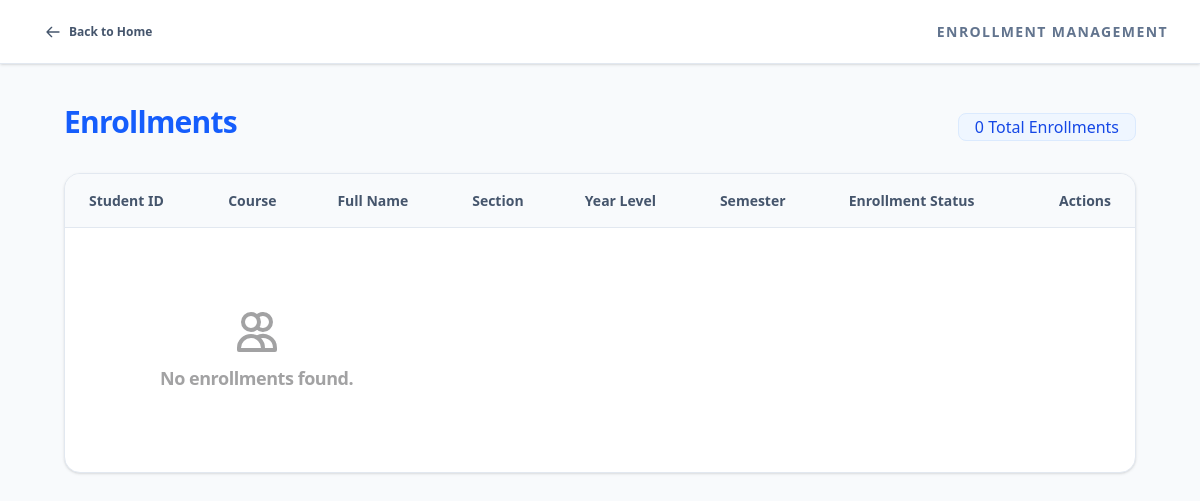
/public/registrar/manage_enrollments.php, run on an earlier commit of the app's database.
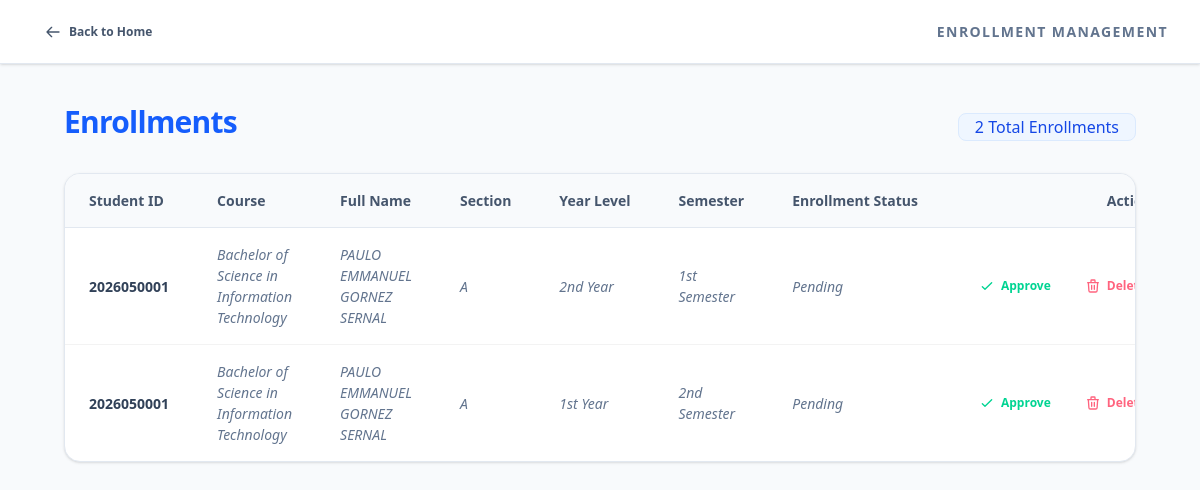
And on a later commit of the database.
### tables this page shows
CREATE TABLE `enrollment` (
  `id` int(11) NOT NULL,
  `student_id` int(11) NOT NULL,
  `curriculum_id` int(11) NOT NULL,
  `section_id` int(11) NOT NULL,
  `year_level` varchar(20) NOT NULL,
  `semester` varchar(20) NOT NULL,
  `enrollment_status` enum('Pending','Approved','Rejected') DEFAULT 'Pending',
  `created_at` timestamp NOT NULL DEFAULT current_timestamp()
);

CREATE TABLE `students` (
  `id` int(11) NOT NULL,
  `user_id` int(11) NOT NULL,
  `student_no` varchar(50) DEFAULT NULL,
  `first_name` varchar(100) NOT NULL,
  `middle_name` varchar(100) DEFAULT NULL,
  `last_name` varchar(100) NOT NULL,
  `gender` enum('Male','Female','Other') DEFAULT NULL,
  `birthdate` date DEFAULT NULL,
  `contact_no` varchar(20) DEFAULT NULL,
  `address` text DEFAULT NULL,
  `department_id` int(11) DEFAULT NULL,
  `course_id` int(11) DEFAULT NULL,
  `current_year_level` enum('1st Year','2nd Year','3rd Year','4th Year') DEFAULT '1st Year',
  `current_semester` enum('1st Semester','2nd Semester','Summer') DEFAULT '1st Semester',
  `student_status` enum('Regular','Irregular','Graduated','Dropped','Transferred') DEFAULT 'Regular',
  `enrollment_status` enum('Pending','Approved','Rejected','Not Enrolled') DEFAULT 'Pending',
  `created_at` timestamp NOT NULL DEFAULT current_timestamp()
);

CREATE TABLE `courses` (
  `id` int(11) NOT NULL,
  `department_id` int(11) NOT NULL,
  `course_name` varchar(255) NOT NULL,
  `course_code` varchar(50) DEFAULT NULL,
  `created_at` timestamp NOT NULL DEFAULT current_timestamp()
);

CREATE TABLE `sections` (
  `id` int(11) NOT NULL,
  `course_id` int(11) NOT NULL,
  `section_name` varchar(50) NOT NULL,
  `year_level` varchar(20) NOT NULL,
  `semester` varchar(20) NOT NULL,
  `created_at` timestamp NOT NULL DEFAULT current_timestamp()
);

### classes/registrar.php (called while the page is built, shortened)
<?php
class registrar extends Dbh
{
    public function viewEnrollments()
    {
        $conn = $this->connect();
        $sql = "SELECT
            enrollment.id,
            enrollment.year_level,
            enrollment.semester,
            enrollment.enrollment_status,
            students.student_no,
            students.first_name,
            students.middle_name,
            students.last_name,
            sections.section_name,
            courses.course_name
        FROM enrollment
        INNER JOIN students
            ON enrollment.student_id = students.id
        INNER JOIN sections
            ON enrollment.section_id = sections.id
        INNER JOIN curriculum
            ON enrollment.curriculum_id = curriculum.id
        INNER JOIN courses
            ON curriculum.course_id = courses.id
        WHERE enrollment.enrollment_status = 'Pending'
        ORDER BY enrollment.id DESC";
        $stmt = $conn->prepare($sql);
        $stmt->execute();
        $result = $stmt->get_result();
        return $result->num_rows > 0
            ? $result->fetch_all(MYSQLI_ASSOC)
            : [];
    }
}
?>

### public/registrar/manage_enrollments.php (the view, shortened to what the changed rows need)
<?php session_start();
include('header.php'); ?>
<?php
include('../../classes/registrar.php');
$data = new registrar();
$row = $data->viewEnrollments();
?>
<div class="min-h-screen bg-slate-50">
    <div class="navbar bg-base-100 shadow-sm border-b border-slate-200 px-4 md:px-8 sticky top-0 z-30">
        <div class="flex-none hidden lg:block">
            <h1 class="text-sm font-semibold uppercase tracking-widest text-slate-500">Enrollment Management</h1>
        </div>
    </div>
    <div class="max-w-6xl mx-auto p-6 md:p-10">
        <div class="flex flex-col md:flex-row items-baseline justify-between mb-8 gap-2">
            <div>
                <h2 class="text-3xl font-extrabold text-slate-800 tracking-tight">
                    <span class="text-blue-600">Enrollments</span>
                </h2>
            </div>
            <div class="badge badge-lg bg-blue-50 text-blue-700 border-blue-100 font-medium px-4 py-3">
                <?php echo count($row); ?> Total Enrollments
            </div>
        </div>
        <div class="bg-white rounded-2xl border border-slate-200 shadow-sm overflow-hidden">
            <div class="overflow-x-auto">
                <table class="table w-full border-separate border-spacing-0">
                    <thead class="bg-slate-50">
                        <tr>
                            <th class="py-4 px-6 text-slate-600 font-bold border-b border-slate-200">Student ID</th>
                            <th class="py-4 px-6 text-slate-600 font-bold border-b border-slate-200">Course</th>
                            <th class="py-4 px-6 text-slate-600 font-bold border-b border-slate-200">Full Name</th>
                            <th class="py-4 px-6 text-slate-600 font-bold border-b border-slate-200">Section</th>
                            <th class="py-4 px-6 text-slate-600 font-bold border-b border-slate-200">Year Level</th>
                            <th class="py-4 px-6 text-slate-600 font-bold border-b border-slate-200">Semester</th>
                            <th class="py-4 px-6 text-slate-600 font-bold border-b border-slate-200">Enrollment Status
                            </th>
                            <th class="py-4 px-6 text-slate-600 font-bold border-b border-slate-200 text-right">Actions
                            </th>
                        </tr>
                    </thead>
                    <tbody class="divide-y divide-slate-100">
                        <?php if (empty($row)) { ?>
                        <tr>
                            <td colspan="3" class="text-center py-20">
                                <div class="flex flex-col items-center opacity-40">
                                    <svg xmlns="http://www.w3.org/2000/svg" class="h-12 w-12 mb-2" fill="none"
                                        viewBox="0 0 24 24" stroke="currentColor">
                                        <path stroke-linecap="round" stroke-linejoin="round" stroke-width="2"
                                            d="M12 4.354a4 4 0 110 5.292M15 21H3v-1a6 6 0 0112 0v1zm0 0h6v-1a6 6 0 00-9-5.197M13 7a4 4 0 11-8 0 4 4 0 018 0z" />
                                    </svg>
                                    <span class="text-lg font-semibold tracking-tight">No enrollments found.</span>
                                </div>
                            </td>
                        </tr>
                        <?php } else { ?>
                        <?php foreach ($row as $items) { ?>
                        <tr class="hover:bg-blue-50/50 transition-all duration-200 group">
                            <td class="py-4 px-6">
                                <div class="flex items-center gap-3">
                                    <span class="font-bold text-slate-700 group-hover:text-blue-700 transition-colors">
                                        <?php echo htmlspecialchars($items['student_no']); ?>
                                    </span>
                                </div>
                            </td>
                            <td class="py-4 px-6 text-slate-500 font-medium italic">
                                <?php echo htmlspecialchars($items['course_name']); ?>
                            </td>
                            <td class="py-4 px-6 text-slate-500 font-medium italic">
                                <?php echo htmlspecialchars($items['first_name']); ?>
                                <?php echo htmlspecialchars($items['middle_name']); ?>
                                <?php echo htmlspecialchars($items['last_name']); ?>
                            </td>
                            <td class="py-4 px-6 text-slate-500 font-medium italic">
                                <?php echo htmlspecialchars($items['section_name']); ?>
                            </td>
                            <td class="py-4 px-6 text-slate-500 font-medium italic">
                                <?php echo htmlspecialchars($items['year_level']); ?>
                            </td>
                            <td class="py-4 px-6 text-slate-500 font-medium italic">
                                <?php echo htmlspecialchars($items['semester']); ?>
                            </td>
                            <td class="py-4 px-6 text-slate-500 font-medium italic">
                                <?php echo htmlspecialchars($items['enrollment_status']); ?>
                            </td>
                            <td class="py-4 px-6 text-right">
                                <div class="flex justify-end gap-2">
                                    <button
                                        class="btn btn-sm btn-ghost text-emerald-400 hover:text-emerald-600 hover:bg-emerald-50 border border-transparent hover:border-emerald-100 --btn-approve"
                                        data-id="<?php echo $items['id']; ?>">
                                        <svg xmlns="http://www.w3.org/2000/svg" class="h-4 w-4" fill="none"
                                            viewBox="0 0 24 24" stroke="currentColor">
                                            <path stroke-linecap="round" stroke-linejoin="round" stroke-width="2"
                                                d="M5 13l4 4L19 7" />
                                        </svg>
                                        Approve
                                    </button>
                                    <button
                                        class="btn btn-sm btn-ghost text-rose-400 hover:text-rose-600 hover:bg-rose-50 border border-transparent hover:border-rose-100 --btn-delete"
                                        data-id="<?php echo $items['id']; ?>">
                                        <svg xmlns="http://www.w3.org/2000/svg" class="h-4 w-4" fill="none"
                                            viewBox="0 0 24 24" stroke="currentColor">
                                            <path stroke-linecap="round" stroke-linejoin="round" stroke-width="2"
                                                d="M19 7l-.867 12.142A2 2 0 0116.138 21H7.862a2 2 0 01-1.995-1.858L5 7m5 4v6m4-6v6m1-10V4a1 1 0 00-1-1h-4a1 1 0 00-1 1v3M4 7h16" />
                                        </svg>
                                        Delete
                                    </button>
                                </div>
                            </td>
                        </tr>
                        <?php } ?>
                        <?php } ?>
                    </tbody>
                </table>
            </div>
        </div>
    </div>
</div>
<?php include('includes/enrollFooter.php'); ?>

What changed in the data, as far as the page shows it:
added enrollment: student.student_no "2026050001", courses.course_name "Bachelor of Science in Information Technology", student.first_name "PAULO EMMANUEL", student.middle_name "GORNEZ", student.last_name "SERNAL", section.section_name "A", year_level "2nd Year", semester "1st Semester", enrollment_status "Pending"
added enrollment: student.student_no "2026050001", courses.course_name "Bachelor of Science in Information Technology", student.first_name "PAULO EMMANUEL", student.middle_name "GORNEZ", student.last_name "SERNAL", section.section_name "A", year_level "1st Year", semester "2nd Semester", enrollment_status "Pending"
Also different on the page:
count($row): "0" → "2"
text no longer shown: "No enrollments found."
